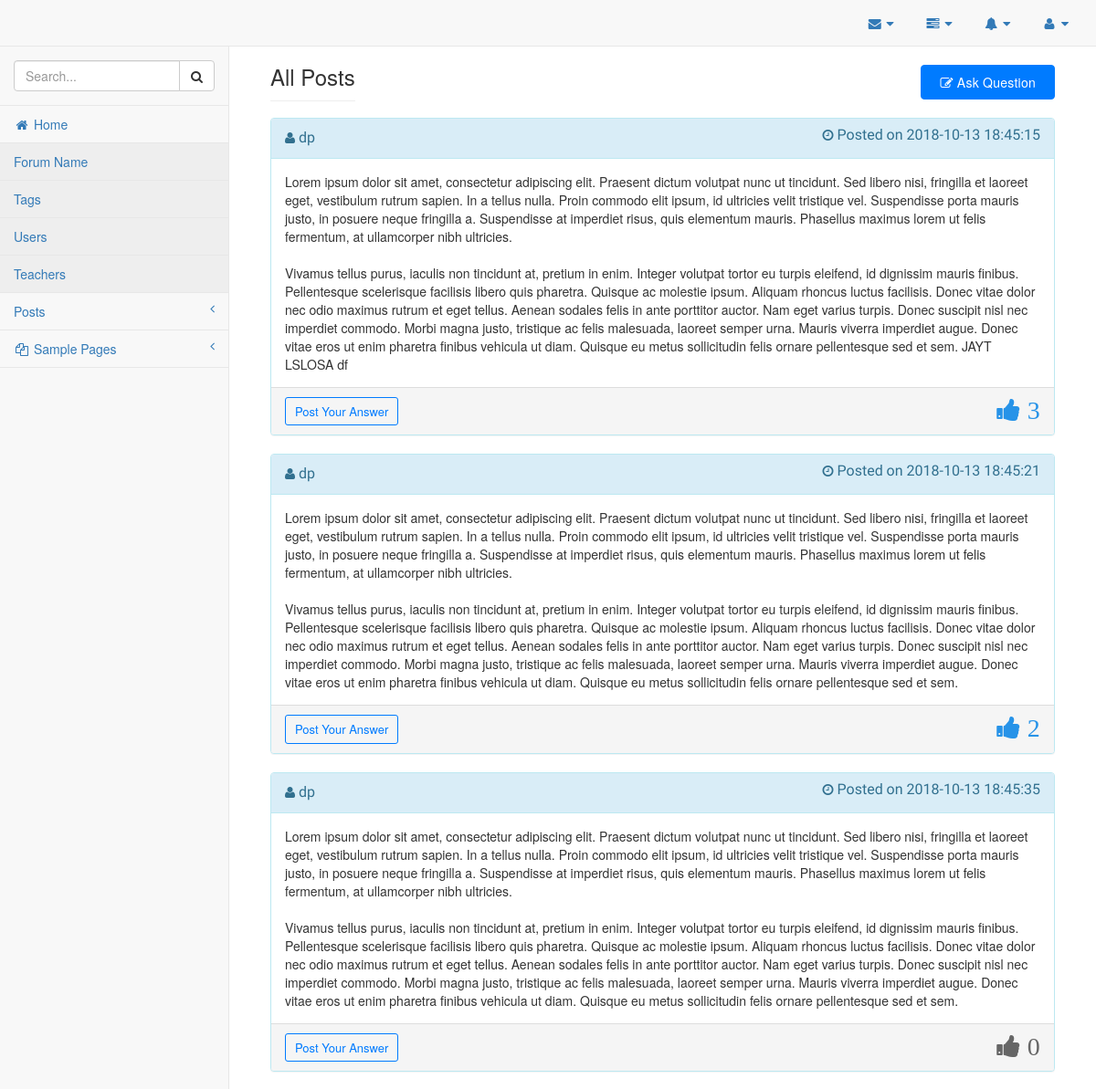
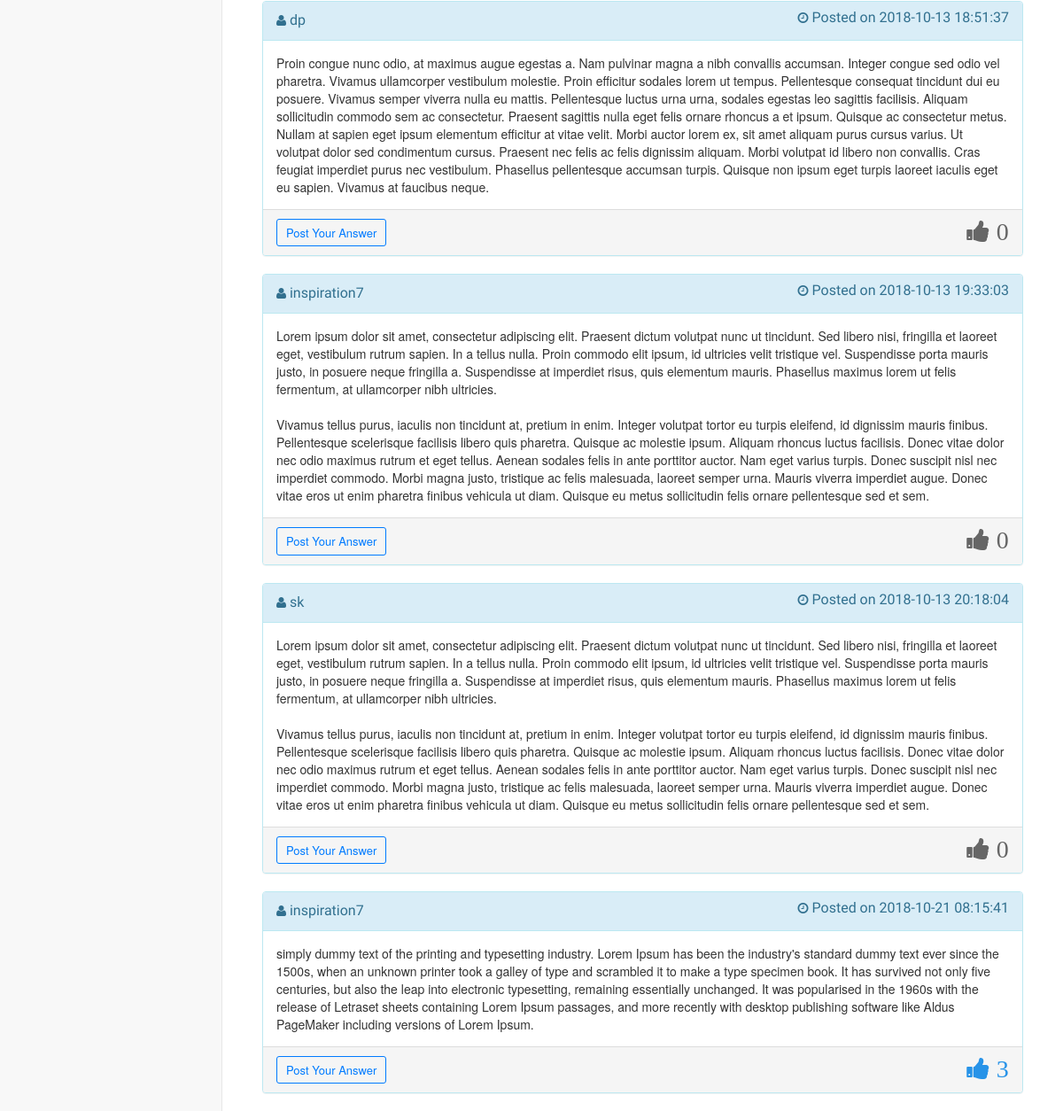
Screenshot of /posts/view-all-posts.php (signed in) with the database file from the repository (2 pictures, top to bottom).
### tables this page shows
CREATE TABLE `posts` (
  `post_id` int(11) NOT NULL,
  `post_content` text NOT NULL,
  `post_image` text NOT NULL,
  `post_user_id` int(11) NOT NULL,
  `post_tags` mediumtext NOT NULL,
  `created_at` datetime NOT NULL,
  `deleted_at` datetime NOT NULL,
  `is_deleted` bit(1) NOT NULL DEFAULT b'0',
  `deleted_by` int(11) NOT NULL,
  `updated_at` datetime NOT NULL,
  `updated_by` int(11) NOT NULL,
  `post_points` int(11) NOT NULL
);

CREATE TABLE `users` (
  `user_id` int(11) NOT NULL,
  `first_name` varchar(255) NOT NULL,
  `last_name` varchar(255) NOT NULL,
  `user_name` varchar(255) NOT NULL,
  `user_password` varchar(255) NOT NULL,
  `user_email` varchar(255) NOT NULL,
  `user_dob` date NOT NULL,
  `user_branch` varchar(255) NOT NULL,
  `user_posts` int(11) NOT NULL,
  `user_role` varchar(255) NOT NULL,
  `user_profile_img` text NOT NULL,
  `user_created_at` datetime NOT NULL,
  `is_deleted` bit(1) NOT NULL DEFAULT b'0',
  `deleted_by` int(11) NOT NULL,
  `deleted_at` datetime NOT NULL
);

CREATE TABLE `post_votes` (
  `post_votes_id` int(11) NOT NULL,
  `post_id` int(11) NOT NULL,
  `user_id` int(11) NOT NULL,
  `vote` varchar(255) NOT NULL
);

### classes/PostVotes.php (called while the page is built, shortened)
<?php
	require_once("Database.php");
	class PostVotes {
		private $connection;
		public function __construct() {
			global $database;
			$this->connection = $database->getConnection();
		}
		public function getUpvotedPostsByMe() {
			$user_id = $_SESSION['user_id'];
			$sql = "SELECT post_id FROM post_votes WHERE user_id = $user_id AND vote = 'upvote'";
			$result_set = $this->connection->query($sql);
			return $result_set;
		}
	}
?>

### classes/Database.php (called while the page is built, shortened)
<?php
    class Database {
        private $servername;
        private $username;
        private $password;
        private $database;
        private $connection;
        public function __construct() {
            $this->servername = "localhost";
            $this->username = "aniket";
            $this->password = "aniket";
            $this->database = "forumdb";
        }
        public function connectDB() {
            $this->connection = new mysqli($this->servername, $this->username, $this->password, $this->database);
        }
        public function getConnection() {
            return $this->connection;
        }
    }
    $database = new Database();
?>

### classes/Posts.php (called while the page is built, shortened)
<?php
	require_once("Database.php");
	class Posts {
		private $connection;
		public function __construct() {
			global $database;
			$this->connection = $database->getConnection();
		}
		public function getAllPosts() {
			$sql = "SELECT * FROM posts WHERE is_deleted = 0";
			$result_set = $this->connection->query($sql);
			return $result_set;
		}
	}
?>

### classes/Users.php (called while the page is built, shortened)
<?php
	require_once("Database.php");
	class Users {
		private $connection;
		public function __construct() {
			global $database;
			$this->connection = $database->getConnection();
		}
		public function getUserDetailsById($user_id, $columns) {
			$sql = "SELECT $columns FROM users WHERE user_id = $user_id";
			$result_set = $this->connection->query($sql);
			return $result_set;
		}
	}
?>

### posts/view-all-posts.php (the view, shortened to what this page needs)
<!DOCTYPE html>
<html lang="en">
<?php
    require_once("../ui-elements/header.php");
?>
<body>
    <div id="wrapper">
        <?php
            require_once("../ui-elements/navigation.php");
        ?>
        <div id="page-wrapper">
            <div class="container-fluid">
                <div class="row">
                    <div class="col-lg-12">
                        <br>
                        <h3 class="page-header show-inline-mine">All Posts</h3>
                        <a href="http://localhost/forum/posts/add-post.php" class="btn-mine btn-bootstrap4-primary-mine ask-quest-btn-alignment-mine"><i class="fa fa-pencil-square-o" aria-hidden="true"></i> Ask Question</a>
                    </div>
                </div>
                <?php
                    require_once("../classes/Posts.php");
                    require_once("../classes/Users.php");
                    require_once("../classes/PostVotes.php");
                    $posts = new Posts();
                    $post_votes = new PostVotes();
                    $users = new Users();
                    $result_set = $posts->getAllPosts();
                    $posts_upvoted = $post_votes->getUpvotedPostsByMe();
                    $selected_rows = mysqli_num_rows($posts_upvoted);
                    $shown_upvotes = 0;
                    $shown_rows = 1;
                    while($row = mysqli_fetch_assoc($result_set)) {
                        extract($row);
                        $resultant_row = $users->getUserDetailsById($post_user_id, "user_name");
                        extract(mysqli_fetch_assoc($resultant_row));
                ?>
                        <div class="panel panel-info">
                            <div class="panel-heading">
                                <i class="fa fa-user" aria-hidden="true"></i> <div class="show-inline-mine post-header-details-mine"><?php echo $user_name; ?></div>
                                <i class="fa fa-clock-o float-right-mine" aria-hidden="true"><div class="show-inline-mine post-header-details-mine"> Posted on <?php echo $created_at; ?></div></i>
                            </div>
                            <div class="panel-body">
                                <?php echo $post_content; ?>
                            </div>
                            <div class="panel-footer">
                                <?php
                                    echo '<a href="comments.php?post_id='.$post_id.'&post_user_id='.$post_user_id.'" class="btn btn-outline btn-success-mine btn-sm" style="font-size: 13px;">Post Your Answer</a>';
                                    if($selected_rows >= $shown_rows) {
                                        while($upvoted_post_id_row = mysqli_fetch_assoc($posts_upvoted)) {
                                            $shown_upvotes = 0;
                                            $upvoted_post_id = $upvoted_post_id_row['post_id'];
                                            if($upvoted_post_id === $post_id) {
                                ?>
                                                <i class="fa fa-thumbs-up fa-2x upvote-post-btn-mine post-upvoted-mine" name="upvote-post" aria-hidden="true" data-toggle="tooltip" data-placement="top" title="Upvote post" onclick="upvotePostClicked(event, <?php echo $post_id; ?>, this);"> <?php echo $post_points; ?></i>
                                <?php
                                                $shown_upvotes = 1;
                                                $shown_rows++;
                                                break;
                                            }
                                        }
                                        $posts_upvoted = $post_votes->getUpvotedPostsByMe();
                                        if($shown_upvotes != 1) {
                                ?>
                                                <i class="fa fa-thumbs-up fa-2x upvote-post-btn-mine post-not-upvoted-mine" name="upvote-post" aria-hidden="true" data-toggle="tooltip" data-placement="top" title="Upvote post" onclick="upvotePostClicked(event, <?php echo $post_id; ?>, this);"> <?php echo $post_points; ?></i>
                                <?php
                                        }
                                    } else {
                                ?>
                                        <i class="fa fa-thumbs-up fa-2x upvote-post-btn-mine post-not-upvoted-mine" name="upvote-post" aria-hidden="true" data-toggle="tooltip" data-placement="top" title="Upvote post" onclick="upvotePostClicked(event, <?php echo $post_id; ?>, this);"> <?php echo $post_points; ?></i>
                                <?php
                                    }
                                ?>
                            </div>
                        </div>
                <?php
                    }
                ?>
            </div>
        </div>
    </div>
</body>
</html>

### assets/css/myStyles.css (style rules this page uses)
.btn-success-mine.btn-outline { color: #007bff; }
.btn-success-mine { color: #007bff; border-color: #007bff; }
.btn-mine { display: inline-block; padding: 8px 20px; margin-bottom: 0; font-size: 14px; font-weight: 400; line-height: 1.42857143; text-align: center; white-space: nowrap; vertical-align: middle; -ms-touch-action: manipulation; touch-action: manipulation; cursor: pointer; -webkit-user-select: none; -moz-user-select: none; -ms-user-select: none; user-select: none; background-image: none; border: 1px solid transparent; border-radius: 4px; }
.btn-bootstrap4-primary-mine { color: #fff; background-color: #007bff; border-color: #007bff; }
.ask-quest-btn-alignment-mine { float: right; margin-bottom: 20px; letter-spacing: .25px; }
.show-inline-mine { display: inline; }
.upvote-post-btn-mine { float: right; letter-spacing:.25px; cursor: pointer; }
.post-upvoted-mine { color: #2793e8; }
.post-not-upvoted-mine { color: #666666; }
.float-right-mine { float: right; }
.post-header-details-mine { font-size: 16px; font-family: 'Cantora One'; }

### rows the page displays
posts: users.user_name "dp", created_at "2018-10-13 18:45:15", post_content "Lorem ipsum dolor sit amet, consectetur adipiscing elit. Praesent dictum volutpat nunc ut tincidunt. Sed libero nisi, fringilla et laoreet eget, vestibulum rutrum sapien. In a tellus nulla. Proin commodo elit ipsum, id ultricies velit tristique vel. Suspendisse porta mauris justo, in posuere neque fringilla a. Suspendisse at imperdiet risus, quis elementum mauris. Phasellus maximus lorem ut felis fermentum, at ullamcorper nibh ultricies. Vivamus tellus purus, iaculis non tincidunt at, pretium in enim. Integer volutpat tortor eu turpis eleifend, id dignissim mauris finibus. Pellentesque scelerisque facilisis libero quis pharetra. Quisque ac molestie ipsum. Aliquam rhoncus luctus facilisis.…"
post_votes: post.post_points "3"
posts: users.user_name "dp", created_at "2018-10-13 18:45:21", post_content "Lorem ipsum dolor sit amet, consectetur adipiscing elit. Praesent dictum volutpat nunc ut tincidunt. Sed libero nisi, fringilla et laoreet eget, vestibulum rutrum sapien. In a tellus nulla. Proin commodo elit ipsum, id ultricies velit tristique vel. Suspendisse porta mauris justo, in posuere neque fringilla a. Suspendisse at imperdiet risus, quis elementum mauris. Phasellus maximus lorem ut felis fermentum, at ullamcorper nibh ultricies. Vivamus tellus purus, iaculis non tincidunt at, pretium in enim. Integer volutpat tortor eu turpis eleifend, id dignissim mauris finibus. Pellentesque scelerisque facilisis libero quis pharetra. Quisque ac molestie ipsum. Aliquam rhoncus luctus facilisis.…"
post_votes: post.post_points "2"
posts: users.user_name "dp", created_at "2018-10-13 18:45:35", post_content "Lorem ipsum dolor sit amet, consectetur adipiscing elit. Praesent dictum volutpat nunc ut tincidunt. Sed libero nisi, fringilla et laoreet eget, vestibulum rutrum sapien. In a tellus nulla. Proin commodo elit ipsum, id ultricies velit tristique vel. Suspendisse porta mauris justo, in posuere neque fringilla a. Suspendisse at imperdiet risus, quis elementum mauris. Phasellus maximus lorem ut felis fermentum, at ullamcorper nibh ultricies. Vivamus tellus purus, iaculis non tincidunt at, pretium in enim. Integer volutpat tortor eu turpis eleifend, id dignissim mauris finibus. Pellentesque scelerisque facilisis libero quis pharetra. Quisque ac molestie ipsum. Aliquam rhoncus luctus facilisis.…", post_points "0"
posts: users.user_name "dp", created_at "2018-10-13 18:51:37", post_content "Proin congue nunc odio, at maximus augue egestas a. Nam pulvinar magna a nibh convallis accumsan. Integer congue sed odio vel pharetra. Vivamus ullamcorper vestibulum molestie. Proin efficitur sodales lorem ut tempus. Pellentesque consequat tincidunt dui eu posuere. Vivamus semper viverra nulla eu mattis. Pellentesque luctus urna urna, sodales egestas leo sagittis facilisis. Aliquam sollicitudin commodo sem ac consectetur. Praesent sagittis nulla eget felis ornare rhoncus a et ipsum. Quisque ac consectetur metus. Nullam at sapien eget ipsum elementum efficitur at vitae velit. Morbi auctor lorem ex, sit amet aliquam purus cursus varius. Ut volutpat dolor sed condimentum cursus. Praesent nec…", post_points "0"
posts: users.user_name "inspiration7", created_at "2018-10-13 19:33:03", post_content "Lorem ipsum dolor sit amet, consectetur adipiscing elit. Praesent dictum volutpat nunc ut tincidunt. Sed libero nisi, fringilla et laoreet eget, vestibulum rutrum sapien. In a tellus nulla. Proin commodo elit ipsum, id ultricies velit tristique vel. Suspendisse porta mauris justo, in posuere neque fringilla a. Suspendisse at imperdiet risus, quis elementum mauris. Phasellus maximus lorem ut felis fermentum, at ullamcorper nibh ultricies. Vivamus tellus purus, iaculis non tincidunt at, pretium in enim. Integer volutpat tortor eu turpis eleifend, id dignissim mauris finibus. Pellentesque scelerisque facilisis libero quis pharetra. Quisque ac molestie ipsum. Aliquam rhoncus luctus facilisis.…", post_points "0"
posts: users.user_name "sk", created_at "2018-10-13 20:18:04", post_content "Lorem ipsum dolor sit amet, consectetur adipiscing elit. Praesent dictum volutpat nunc ut tincidunt. Sed libero nisi, fringilla et laoreet eget, vestibulum rutrum sapien. In a tellus nulla. Proin commodo elit ipsum, id ultricies velit tristique vel. Suspendisse porta mauris justo, in posuere neque fringilla a. Suspendisse at imperdiet risus, quis elementum mauris. Phasellus maximus lorem ut felis fermentum, at ullamcorper nibh ultricies. Vivamus tellus purus, iaculis non tincidunt at, pretium in enim. Integer volutpat tortor eu turpis eleifend, id dignissim mauris finibus. Pellentesque scelerisque facilisis libero quis pharetra. Quisque ac molestie ipsum. Aliquam rhoncus luctus facilisis.…", post_points "0"
posts: users.user_name "inspiration7", created_at "2018-10-21 08:15:41", post_content "simply dummy text of the printing and typesetting industry. Lorem Ipsum has been the industry's standard dummy text ever since the 1500s, when an unknown printer took a galley of type and scrambled it to make a type specimen book. It has survived not only five centuries, but also the leap into electronic typesetting, remaining essentially unchanged. It was popularised in the 1960s with the release of Letraset sheets containing Lorem Ipsum passages, and more recently with desktop publishing software like Aldus PageMaker including versions of Lorem Ipsum."
post_votes: post.post_points "3"
